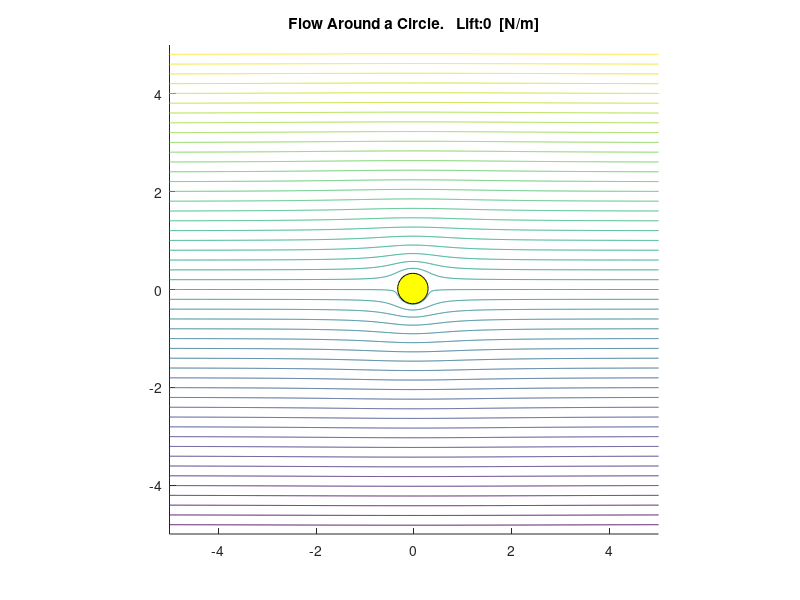
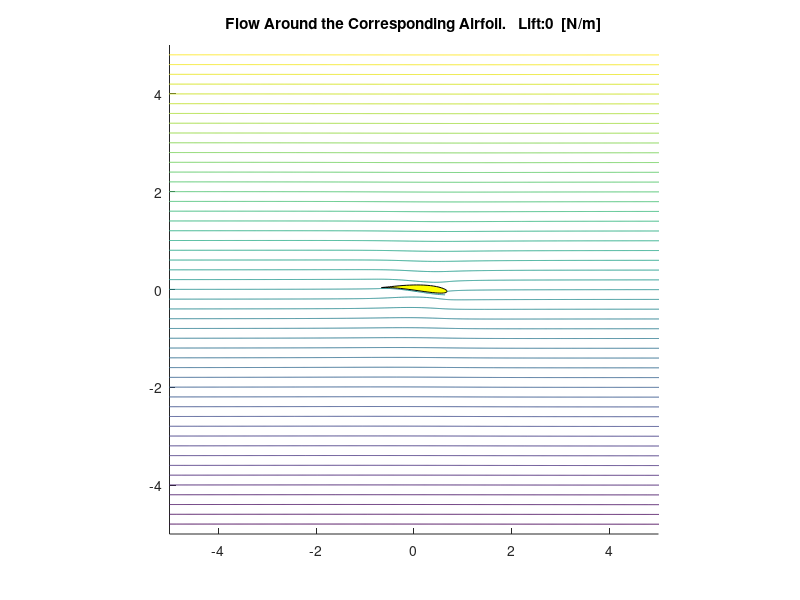

MATLAB code for these plots, in order:
%-------------------------------------------------------------------------
%                     JOUKOWSKI TRANSFORMATION
%-------------------------------------------------------------------------
% Created by:                   Dario Isola, Politecnico di Milano, Italy
% Date:                                                 29, october, 2005
%-------------------------------------------------------------------------
clear all
close all
clc
v_inf = 10;
v = v_inf/v_inf;
theta = 0;
theta = theta*pi/180;
s_x = -0.0231;
s_y = 0.02;
s = s_x + i*s_y;
r = 0.3106;
% FLUID PARAMETER
rho = 1.225;
% TRANSFORMATION PARAMETER
lambda = r-s;
% CIRCULATION
beta = (theta);
k = 2*r*v*sin(beta);
Gamma = k/(2*pi); %CIRCULATION
%COMPLEX ASYMPTOTIC SPEED 
w = v * exp(i*theta);
%TOLLERANCE
toll = +5e-2;
% GENERATING MESH
x = meshgrid(-5:.01:5);
y = x';
% COMPLEX PLANE
z = x + i*y;
% Inside-circle points are Excluded!
for a = 1:length(x)
    for b = 1:length(y)
        if abs(z(a,b)-s) <=  r - toll
            z(a,b) = NaN;
        end
    end
end
% AERODYNAMIC POTENTIAL
f = w*(z) + (v*exp(-i*theta)*r^2)./(z-s) + i*k*log(z);
% JOUKOWSKI TRANSFORMATION, 
J = z+lambda^2./z;
%GRAPHIC - Circle and Joukowski Airfoil
angle = 0:.1:2*pi;
z_circle = r*(cos(angle)+i*sin(angle)) + s;
z_airfoil = z_circle+lambda^2./z_circle;
% KUTTA JOUKOWSKI THEOREM
L = v_inf*rho*Gamma;
L_str = num2str(L);
%PLOTTING SOLUTION
figure(1)
hold on
contour(real(z),imag(z),imag(f),[-5:.2:5])
fill(real(z_circle),imag(z_circle),'y')
axis equal
axis([-5 5 -5 5])
title(strcat('Flow Around a Circle.   Lift:  ',L_str,'  [N/m]'));
hold off;

figure(2)
hold on
contour(real(J),imag(J),imag(f),[-5:.2:5])
fill(real(z_airfoil),imag(z_airfoil),'y')
axis equal
axis([-5 5 -5 5])
title(strcat('Flow Around the Corresponding Airfoil.   Lift:  ',L_str,'  [N/m]'));

